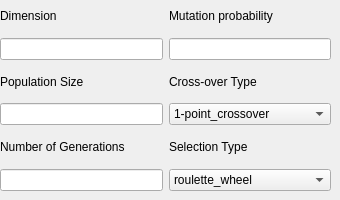
       <widget class="QWidget" name="GA_3">
        <widget class="QWidget" name="horizontalLayoutWidget_6">
         <property name="geometry">
          <rect>
           <x>0</x>
           <y>0</y>
           <width>331</width>
           <height>191</height>
          </rect>
         </property>
         <layout class="QHBoxLayout" name="horizontalLayout_7">
          <item>
           <layout class="QVBoxLayout" name="verticalLayout_4">
            <item>
             <widget class="QLabel" name="label_55">
              <property name="text">
               <string>Dimension</string>
              </property>
             </widget>
            </item>
            <item>
             <widget class="QLineEdit" name="GA_dim_3"/>
            </item>
            <item>
             <widget class="QLabel" name="label_56">
              <property name="text">
               <string>Population Size</string>
              </property>
             </widget>
            </item>
            <item>
             <widget class="QLineEdit" name="GA_popSize_3"/>
            </item>
            <item>
             <widget class="QLabel" name="label_57">
              <property name="text">
               <string>Number of Generations</string>
              </property>
             </widget>
            </item>
            <item>
             <widget class="QLineEdit" name="GA_numOfGens_3"/>
            </item>
           </layout>
          </item>
          <item>
           <layout class="QVBoxLayout" name="verticalLayout_22">
            <item>
             <widget class="QLabel" name="label_58">
              <property name="text">
               <string>Mutation probability</string>
              </property>
             </widget>
            </item>
            <item>
             <widget class="QLineEdit" name="GA_mutProb_3"/>
            </item>
            <item>
             <widget class="QLabel" name="label_59">
              <property name="text">
               <string>Cross-over Type</string>
              </property>
             </widget>
            </item>
            <item>
             <widget class="QComboBox" name="GA_crossType_3">
              <item>
               <property name="text">
                <string>1-point_crossover</string>
               </property>
              </item>
              <item>
               <property name="text">
                <string>2-point_crossover</string>
               </property>
              </item>
              <item>
               <property name="text">
                <string>uniform_crossover</string>
               </property>
              </item>
             </widget>
            </item>
            <item>
             <widget class="QLabel" name="label_60">
              <property name="text">
               <string>Selection Type</string>
              </property>
             </widget>
            </item>
            <item>
             <widget class="QComboBox" name="GA_selectType_3">
              <item>
               <property name="text">
                <string>roulette_wheel</string>
               </property>
              </item>
              <item>
               <property name="text">
                <string>tournament_selection</string>
               </property>
              </item>
             </widget>
            </item>
           </layout>
          </item>
         </layout>
        </widget>
       </widget>
